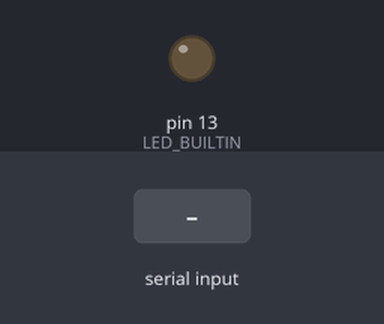
The sketch below on a simulated Arduino Uno, built with avr-gcc and run on an emulated ATmega328P. On the bench: output pins drawn as LEDs (lit = HIGH). The test bench sets the inputs (shaded band).

Above: at 1.2 s.
1.3 s: "d" received over Serial
At 2.4 s:
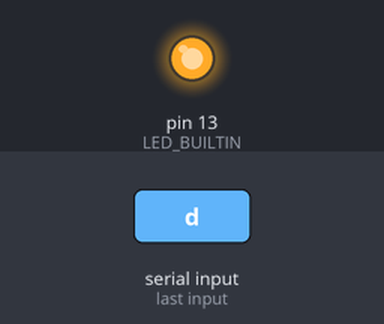
Timing chart, 0 to 4.3 s (numbered marks = the images above; inputs shaded):
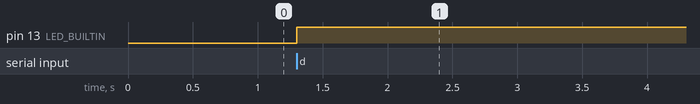

The sketch:

control_-_Copy.ino
```cpp
int data = 1;

void setup()
{
  // put your setup code here, to run once:
  Serial.begin(9600);
  // initialize digital pin LED_BUILTIN as an output.
  pinMode(LED_BUILTIN, OUTPUT);
}

void loop()
{
  // put your main code here, to run repeatedly:
if (Serial.available() > 0) // Only run when serial data is received
{
    data = Serial.read();

    if (data == 100 && digitalRead(LED_BUILTIN) == LOW)
    {
      //Serial.println("yay");
      digitalWrite(LED_BUILTIN, HIGH);
    }
    else if (data == 0 && digitalRead(LED_BUILTIN) == HIGH)
    {
      digitalWrite(LED_BUILTIN, LOW);
    }
}
}
```

Measured:
- after the input at 1.3 s, pin 13 (LED_BUILTIN): LOW → HIGH at once
